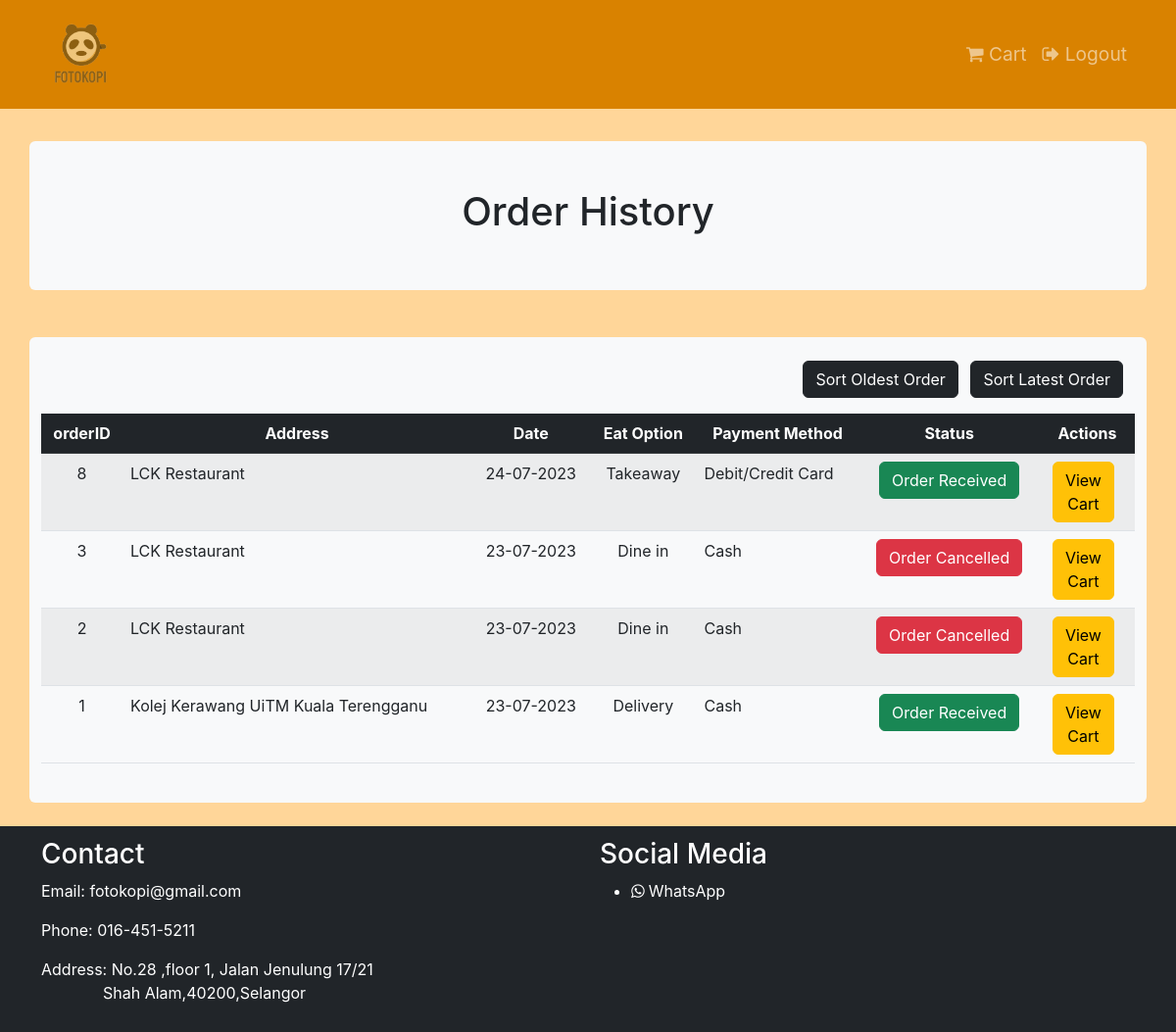
Page /Fotokopi/Cust_Page/custOrder.php?id=1 on the committed database.
### tables this page shows
CREATE TABLE `ordermenu` (
  `orderID` int(10) UNSIGNED NOT NULL,
  `custID` int(10) UNSIGNED NOT NULL,
  `orderAddress` varchar(255) DEFAULT NULL,
  `orderDate` varchar(20) NOT NULL,
  `eatOption` varchar(30) NOT NULL,
  `paymentMethod` varchar(30) NOT NULL,
  `orderStatus` varchar(40) NOT NULL,
  `grandTotal` decimal(10,2) NOT NULL
);

### Fotokopi/Cust_Page/custOrder.php (the view, shortened to what this page needs)
<?php
include ('partials/navbar.php');
$id = $_GET['id'];
?>
<div class="container bg-light p-5 my-5 jumbotron rounded">
    <h1>
        <center>Order History</center>
    </h1>
</div>
<div class="container bg-light rounded">
    <div class="container">
        <br>
        <div class="d-flex justify-content-between align-items-center mb-3">
            <br>
            <div>
                <button class="btn btn-dark me-2" onclick="sortTable(true)">Sort Oldest Order</button>
                <button class="btn btn-dark" onclick="sortTable(false)">Sort Latest Order</button>
            </div>
        </div>
    </div>
    <table class="table table-striped">
        <thead class="table-dark">
            <th class="text-center">orderID</th>
            <th class="text-center">Address</th>
            <th class="text-center">Date</th>
            <th class="text-center">Eat Option</th>
            <th class="text-center">Payment Method</th>
            <th class="text-center">Status</th>
            <th class="text-center">Actions</th>
        </thead>
        <tbody>
            <?php
            $sql = "SELECT * FROM ordermenu WHERE custID = $id ORDER BY orderID DESC";
            $res = mysqli_query($conn, $sql);
            if ($res == TRUE) {
                $count = mysqli_num_rows($res);
                if ($count > 0) {
                    while ($rows = mysqli_fetch_assoc($res)) {
                        $orderID = $rows['orderID'];
                        $orderAddress = $rows['orderAddress'];
                        $orderDate = $rows['orderDate'];
                        $eatOption = $rows['eatOption'];
                        $paymentMethod = $rows['paymentMethod'];
                        $orderStatus = $rows['orderStatus'];
                        ?>
                        <tr>
                            <td class="text-center"><?php echo $orderID; ?></td>
                            <td><?php echo !empty($orderAddress) ? $orderAddress : "none"; ?></td>
                            <td class="text-center"><?php echo $orderDate; ?></td>
                            <td class="text-center"><?php echo $eatOption; ?></td>
                            <td><?php echo $paymentMethod; ?></td>
                            <td class="text-center">
                                <?php
                                $statusClass = "";
                                switch ($orderStatus) {
                                    case "Order Received":
                                        $statusClass = "btn btn-success";
                                        break;
                                    case "Order Cancelled":
                                        $statusClass = "btn btn-danger";
                                        break;
                                }
                                ?>
                                <button class="<?php echo $statusClass; ?>"><?php echo $orderStatus; ?></button>
                            </td>
                            <td class="text-center">
                                <div class="d-flex justify-content-center">
                                    <a href="<?php echo SITEURL; ?>Cust_Page/viewCart.php?id=<?php echo $id; ?>&orderID=<?php echo $orderID ?>"
                                        class="btn btn-warning me-2">View<br>Cart</a>
                                </div>
                            </td>
                        </tr>
                        <?php
                    }
                }
            }
            ?>
        </tbody>
    </table>
    <br>
</div>
<br>
<?php
include ('partials/footer.php');
?>

### Fotokopi/Cust_Page/cust.css (style rules this page uses)
.wholeBg { background-color: rgba(255, 214, 153, 1); }
* { margin: 0; padding: 0; font-family: -apple-system, BlinkMacSystemFont, 'Segoe UI', Roboto, Oxygen, Ubuntu, Cantarell, 'Open Sans', 'Helvetica Neue', sans-serif; }

### rows in the picture
ordermenu: orderID "8", orderAddress "LCK Restaurant", orderDate "24-07-2023", eatOption "Takeaway", paymentMethod "Debit/Credit Card", orderStatus "Order Received"
ordermenu: orderID "3", orderAddress "LCK Restaurant", orderDate "23-07-2023", eatOption "Dine in", paymentMethod "Cash", orderStatus "Order Cancelled"
ordermenu: orderID "2", orderAddress "LCK Restaurant", orderDate "23-07-2023", eatOption "Dine in", paymentMethod "Cash", orderStatus "Order Cancelled"
ordermenu: orderID "1", orderAddress "Kolej Kerawang UiTM Kuala Terengganu", orderDate "23-07-2023", eatOption "Delivery", paymentMethod "Cash", orderStatus "Order Received"
